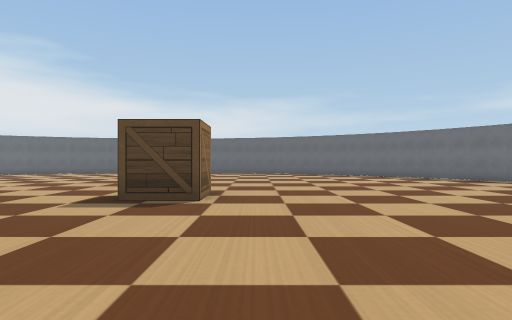
view 1 (above)

18 first-person views from a walk through a world built for the Webots simulator. The camera is 0.15 m above the floor, looks level and sees 75° across. The floor is counted in squares, 0.2 m on a side. Each view is taken from the middle of a square. On the plan, view 1 faces up. The plan holds only what a view shows up to about 11 squares ahead; the rest is blank. Robots are left out. Webots' stock objects and surfaces are drawn as simple stand-ins.

view 2
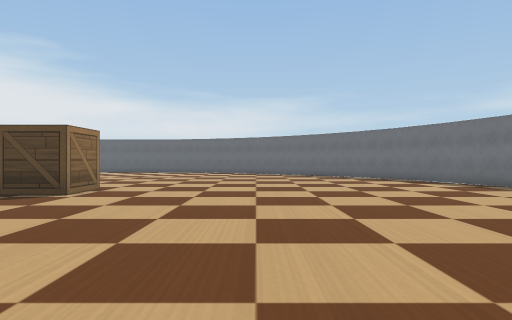

view 3
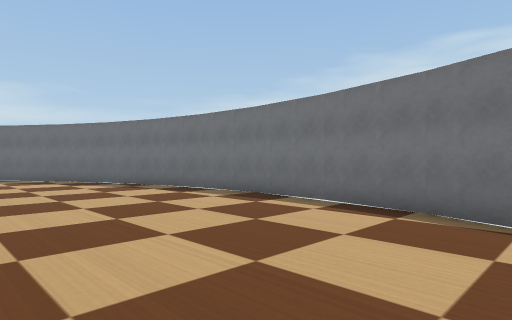

view 4
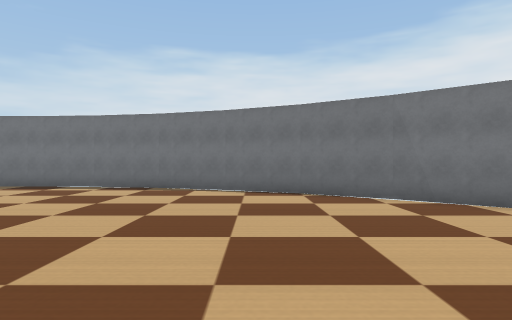

view 5
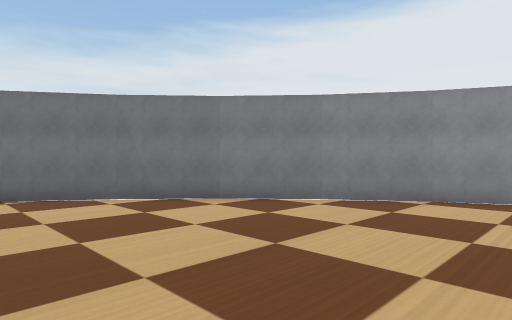

view 6
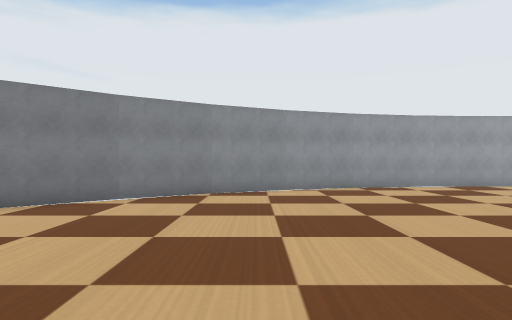

view 7
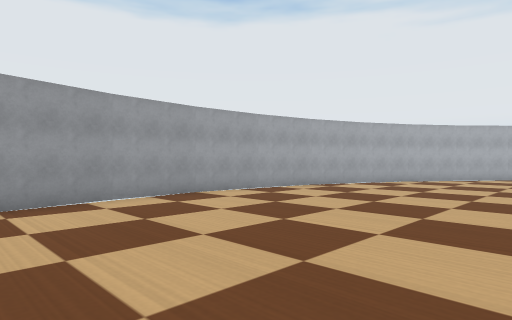

view 8
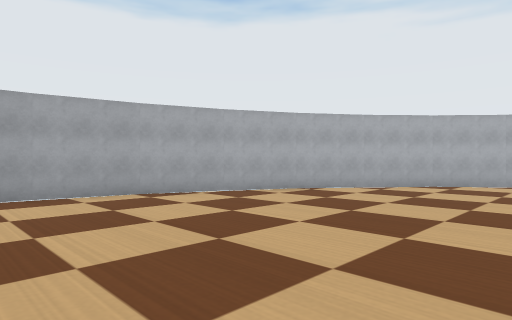

view 9
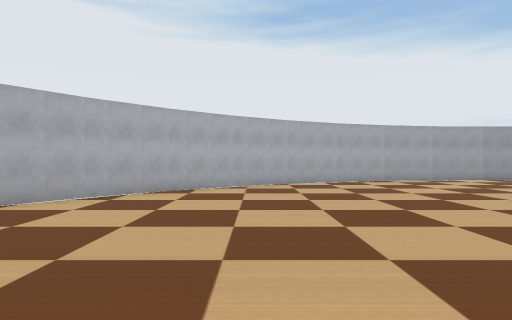

view 10
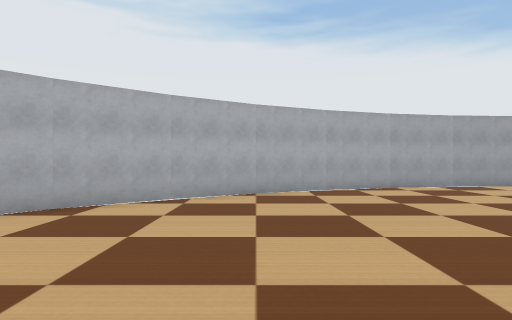

view 11
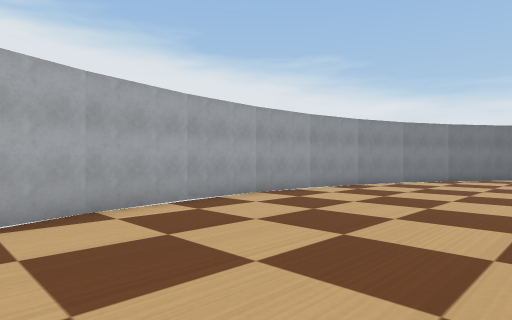

view 12
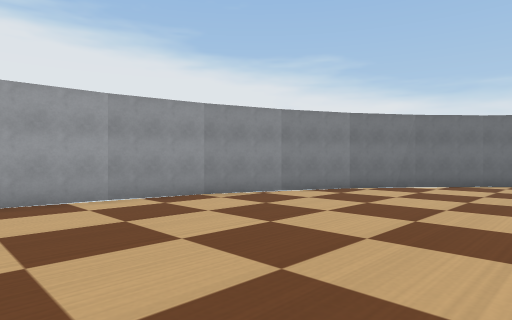

view 13
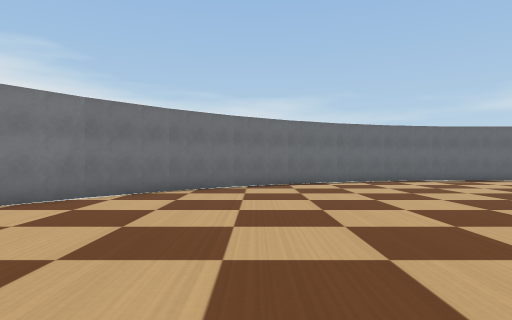

view 14
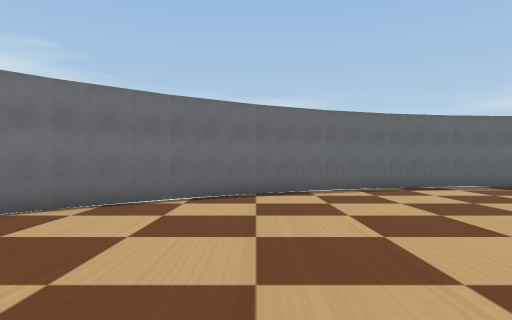

view 15
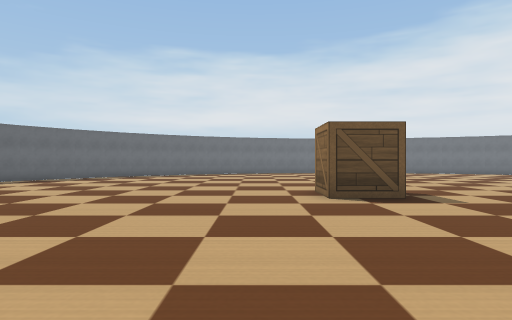

view 16
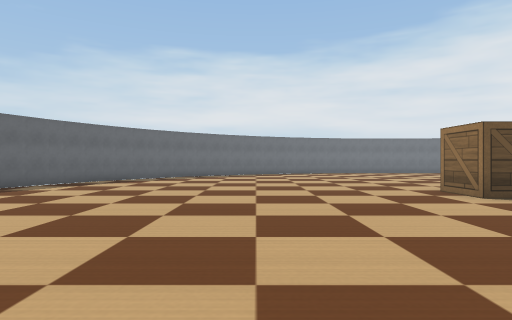

view 17
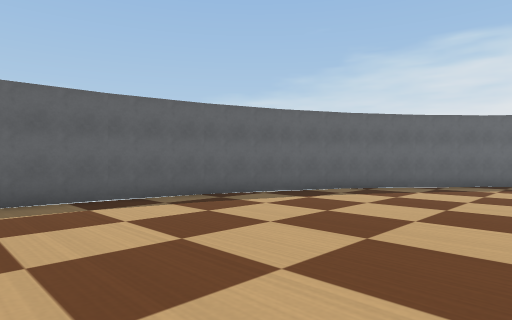

view 18
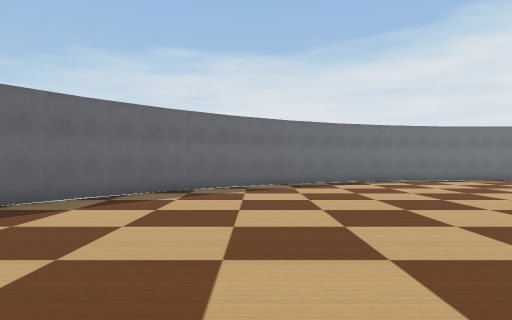

### Floor plan
Points are (right, up) in squares from view 1. A wall is a line through its corners. A room is listed if a view was taken in it or the views show most of it. See-through windows are left out.
Room 1 (views 1, 2, 3, 4, 5, 6, 7, 8, 9, 10, 11, 12, 13, 14, 15, 16, 17, 18)
walls: (-11.9, 17.5) (-13.7, 16.3); (-13.6, 16.4) (-15.2, 15); (-17.4, 12.1) (-18.4, 10.2); (-18.3, 10.3) (-19, 8.3); (-16.4, 13.7) (-17.5, 11.9); (-15.1, 15.2) (-16.5, 13.6); (-10.2, 18.4) (-12.1, 17.5); (-8.3, 19) (-10.3, 18.3); (-19, 8.5) (-19.4, 6.4); (-6.4, 19.4) (-8.5, 19); (-19.4, 6.5) (-19.5, 4.5); (-19.5, 4.6) (-19.4, 2.5); (-4.6, 19.5) (-6.5, 19.4); (-19.4, 2.6) (-19, 0.5); (-2.4, 19.4) (-4.2, 19.5); (1.2, 18.3) (-0.6, 19); (-19, 0.6) (-18.3, -1.3); (-0.5, 19) (-2.6, 19.4); (-18.4, -1.1) (-17.5, -3); (-17.5, -2.9) (-16.4, -4.7); (3, 17.5) (1.2, 18.4); (4.7, 16.3) (2.9, 17.5); (-16.4, -4.6) (-15.1, -6.1); (-15.2, -6) (-13.6, -7.4); (-13.7, -7.4) (-12, -8.5) (-10.2, -9.4); (8.5, 11.9) (7.4, 13.6) (6.1, 15.1) (4.6, 16.4); (9, 10.9) (8.5, 12); (-10.3, -9.3) (-8.4, -10); (10, 8.4) (9.4, 10.1); (-8.5, -10) (-6.4, -10.4); (10.4, 6.4) (10, 8.5); (-6.5, -10.4) (-4.5, -10.5) (-2.5, -10.4); (10.5, 4.4) (10.4, 6.6); (-2.6, -10.4) (-0.5, -10); (10.4, 2.5) (10.5, 4.5); (-0.7, -10) (1.2, -9.4) (3.1, -8.4); (9.3, -1.3) (10, 0.7); (2.9, -8.5) (4.7, -7.4); (10, 0.5) (10.4, 2.6); (6, -6.2) (7.4, -4.6); (7.4, -4.7) (8.5, -2.9); (8.5, -3.1) (9.4, -1.2); (4.6, -7.5) (6.2, -6.1)
objects: wooden box (-2, 6) to (-1, 7)

Where each view was taken, in squares from view 1:
view 1: 0 up, 0 right, facing up
view 2: 1 down, 3 right, facing up
view 3: 1 down, 5 right, facing up-right
view 4: 2 down, 1 right, facing right
view 5: 2 down, 1 right, facing down-right
view 6: 1 down, 2 right, facing down
view 7: 4 down, 0 right, facing down-left
view 8: 3 down, 5 left, facing down-left
view 9: 4 down, 7 left, facing left
view 10: 3 down, 10 left, facing left
view 11: 1 down, 14 left, facing up-left
view 12: 4 up, 13 left, facing up-left
view 13: 7 up, 13 left, facing up
view 14: 10 up, 12 left, facing up
view 15: 9 up, 9 left, facing right
view 16: 12 up, 9 left, facing right
view 17: 13 up, 5 left, facing up-right
view 18: 13 up, 2 left, facing right
